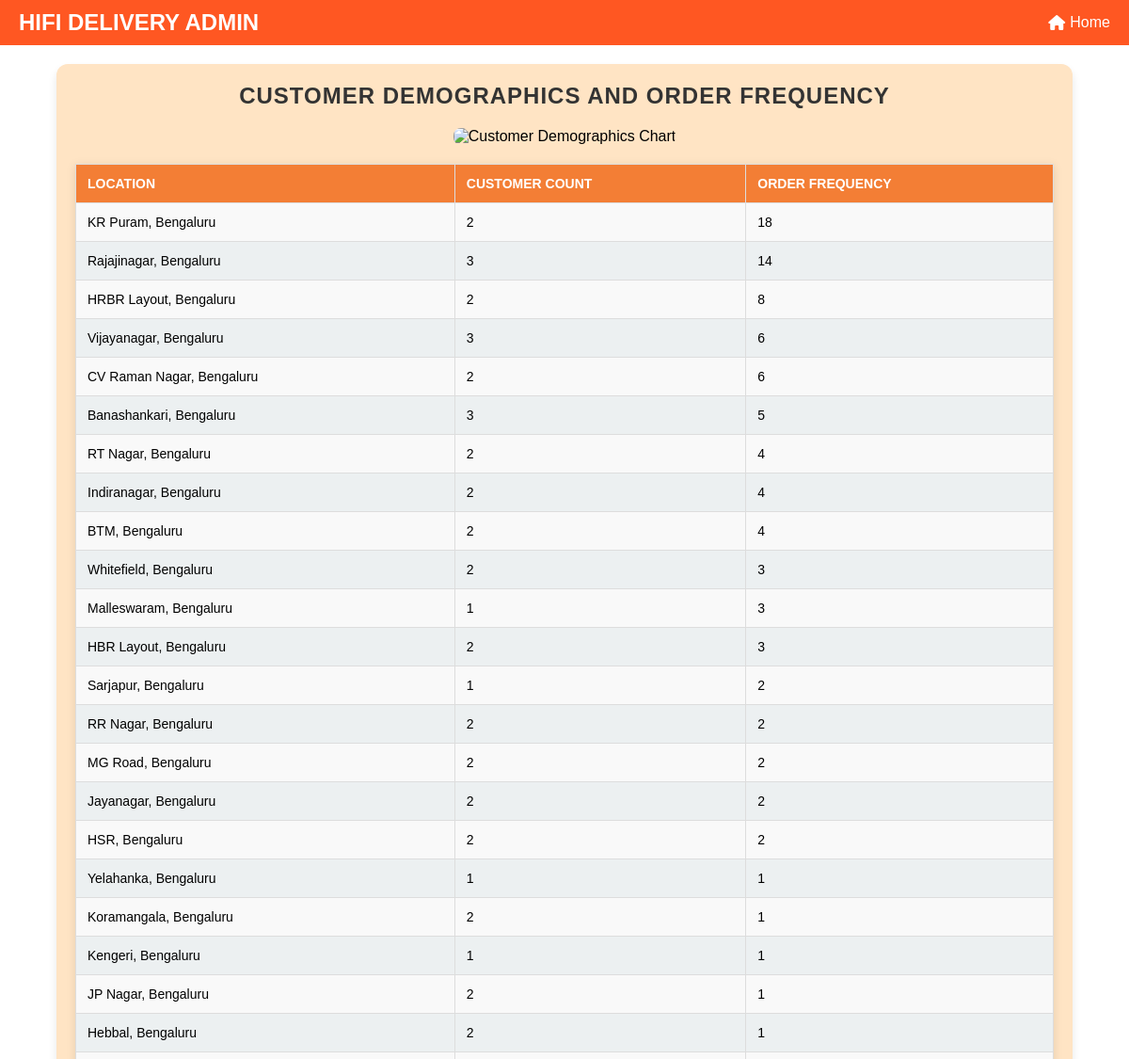
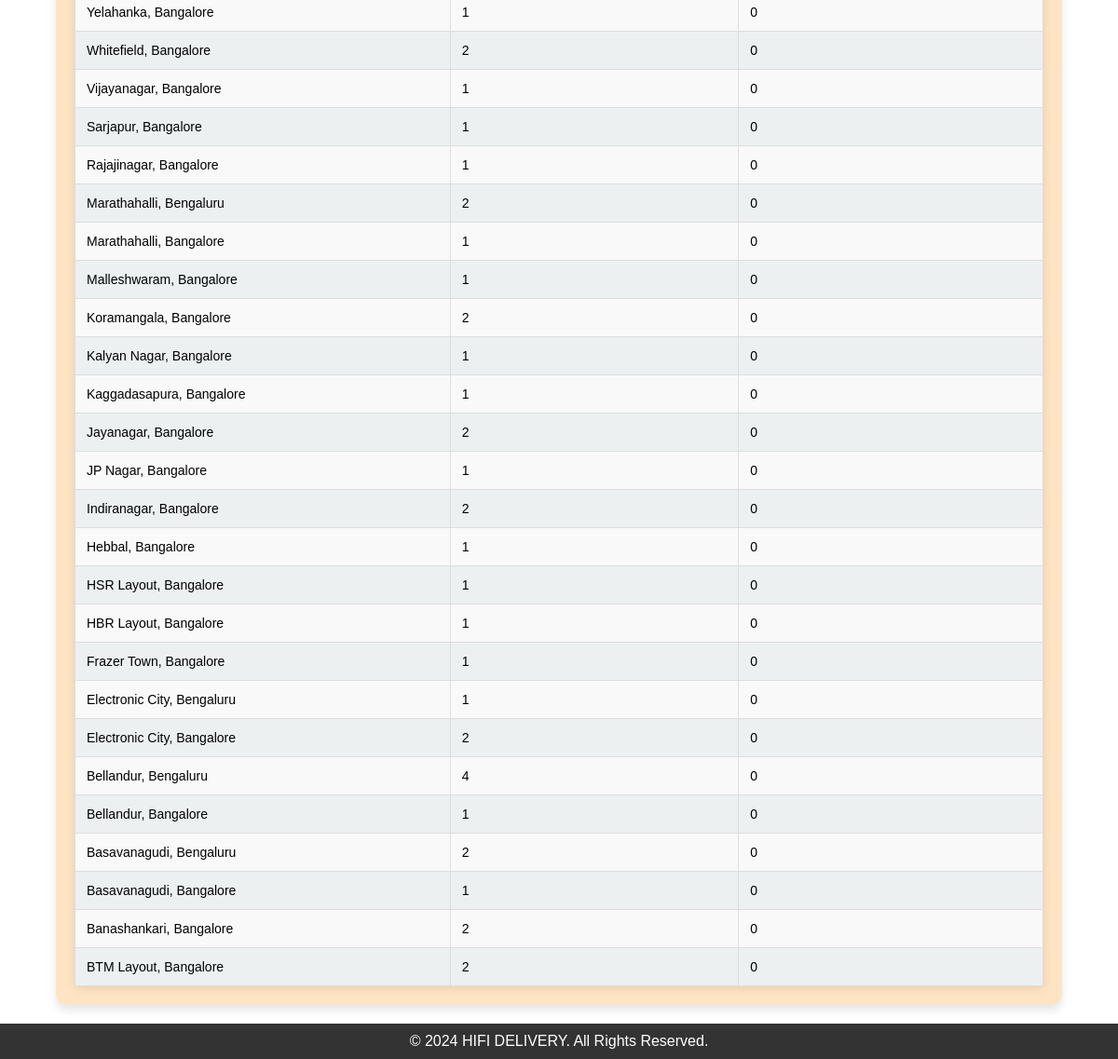
Page /customer_demographics on the committed database (2 pictures, top to bottom).
### tables this page shows
CREATE TABLE "users" (
	"id"	INTEGER,
	"username"	TEXT NOT NULL UNIQUE,
	"email"	TEXT NOT NULL UNIQUE,
	"password"	TEXT NOT NULL,
	"role"	TEXT NOT NULL,
	"location"	TEXT,
	"contact"	TEXT,
	"approved"	INTEGER NOT NULL DEFAULT 0,
	PRIMARY KEY("id" AUTOINCREMENT)
);

### mergedapp.py (the view)
@app.route('/customer_demographics', methods=['GET'])
def customer_demographics():
    try:
        with get_db_connection() as conn:
            cursor = conn.cursor()
            cursor.execute('''
                SELECT
                    location,
                    COUNT(DISTINCT id) AS customer_count,
                    COUNT(o.orderId) AS order_frequency
                FROM users u
                LEFT JOIN Orders_Analysis o ON u.username = o.customerName
                WHERE u.role = 'customer'
                GROUP BY location
                ORDER BY order_frequency DESC
            ''')
            demographics_data = [
                {"location": row["location"], "customer_count": row["customer_count"], "order_frequency": row["order_frequency"]}
                for row in cursor.fetchall()
            ]
        locations = [row['location'] for row in demographics_data]
        customer_counts = [row['customer_count'] for row in demographics_data]
        order_frequencies = [row['order_frequency'] for row in demographics_data]
        fig, ax = plt.subplots(figsize=(10, 6))
        bar_width = 0.4
        index = range(len(locations))
        ax.bar(index, customer_counts, bar_width, label='Customer Count', color='skyblue')
        ax.bar([i + bar_width for i in index], order_frequencies, bar_width, label='Order Frequency', color='orange')
        ax.set_xlabel('Locations', fontsize=12)
        ax.set_ylabel('Count', fontsize=12)
        ax.set_title('Customer Demographics and Order Frequency by Location', fontsize=14)
        ax.set_xticks([i + bar_width / 2 for i in index])
        ax.set_xticklabels(locations, rotation=45, ha='right', fontsize=10)
        ax.legend()
        chart_filename = f"customer_demographics_chart_{datetime.now().strftime('%Y%m%d%H%M%S')}.png"
        chart_path = os.path.join(app.config['IMAGE_FOLDER'], chart_filename)
        plt.tight_layout()
        plt.savefig(chart_path)
        plt.close()
    except sqlite3.Error as e:
        flash(f"Database error: {e}", "danger")
        demographics_data = []
        chart_filename = None
    return render_template('customerdemographics.html', demographics_data=demographics_data, chart_filename=chart_filename)

### mergedapp.py (called while the page is built)
def get_db_connection():
    conn = sqlite3.connect(DATABASE)  # Timeout to avoid lock
    conn.row_factory = sqlite3.Row
    return conn

### templates/customerdemographics.html (shortened to what this page needs)
<!DOCTYPE html>
<html lang="en">
<head>
    <link href="https://cdnjs.cloudflare.com/ajax/libs/font-awesome/6.5.0/css/all.min.css" rel="stylesheet">
</head>
<body>
    <header>
        <div class="logo">HIFI DELIVERY ADMIN</div>
        <nav>
            <ul>
                <li><a href="{{ url_for('admin') }}"><i class="fa-solid fa-house"></i> Home</a></li>
            </ul>
        </nav>
    </header>
    <main>
        <section class="table-container">
            <h1>Customer Demographics and Order Frequency</h1>
            {% if chart_filename %}
            <div style="text-align: center; margin-bottom: 20px;">
                <img src="{{ url_for('static', filename='images/' + chart_filename) }}" alt="Customer Demographics Chart" style="max-width: 100%; height: auto; border-radius: 8px;">
            </div>
            {% endif %}
            <table>
                <thead>
                    <tr>
                        <th>Location</th>
                        <th>Customer Count</th>
                        <th>Order Frequency</th>
                    </tr>
                </thead>
                <tbody>
                    {% for row in demographics_data %}
                    <tr>
                        <td>{{ row['location'] }}</td>
                        <td>{{ row['customer_count'] }}</td>
                        <td>{{ row['order_frequency'] }}</td>
                    </tr>
                    {% endfor %}
                </tbody>
            </table>
        </section>
    </main>
    <footer>
        <p>&copy; 2024 HIFI DELIVERY. All Rights Reserved.</p>
    </footer>
</body>
</html>

### templates/customerdemographics.html (style rules this page uses)
* { margin: 0; padding: 0; box-sizing: border-box; font-family: Arial, sans-serif; }
body { display: flex; flex-direction: column; min-height: 100vh; margin: 0; }
main { flex: 1; }
footer { background-color: #333; color: white; text-align: center; padding: 10px 0; }
header { background: #ff5722; color: white; padding: 10px 20px; display: flex; justify-content: space-between; align-items: center; flex-wrap: wrap; }
header .logo { font-size: 1.5rem; font-weight: bold; }
header nav ul { list-style: none; display: flex; gap: 15px; flex-wrap: wrap; }
header nav ul li a { color: white; text-decoration: none; display: flex; align-items: center; }
header nav ul li a i { margin-right: 5px; }
.table-container { background-color: #ffe4c4; padding: 20px; border-radius: 12px; box-shadow: 0 6px 10px rgba(0, 0, 0, 0.1); margin: 20px auto; width: 90%; max-width: 1100px; }
h1 { font-family: 'Arial', sans-serif; font-size: 24px; font-weight: bold; color: #333; text-align: center; text-transform: uppercase; letter-spacing: 1px; margin-bottom: 20px; }
table { width: 100%; border-collapse: collapse; background-color: #fff; box-shadow: 0 2px 10px rgba(0, 0, 0, 0.1); }
th, td { border: 1px solid #ddd; padding: 12px; text-align: left; font-size: 14px; }
th { background-color: rgb(243, 126, 53); color: #fff; text-transform: uppercase; }
td { background-color: #f9f9f9; }
tr:nth-child(even) td { background-color: #ecf0f1; }

### rows in the picture
users: location "Yelahanka, Bangalore", customer_count "1", order_frequency "0"
users: location "Vijayanagar, Bangalore", customer_count "1", order_frequency "0"
users: location "Sarjapur, Bangalore", customer_count "1", order_frequency "0"
users: location "Rajajinagar, Bangalore", customer_count "1", order_frequency "0"
users: location "Marathahalli, Bangalore", customer_count "1", order_frequency "0"
users: location "Malleshwaram, Bangalore", customer_count "1", order_frequency "0"
users: location "Kalyan Nagar, Bangalore", customer_count "1", order_frequency "0"
users: location "Kaggadasapura, Bangalore", customer_count "1", order_frequency "0"
users: location "JP Nagar, Bangalore", customer_count "1", order_frequency "0"
users: location "Hebbal, Bangalore", customer_count "1", order_frequency "0"
users: location "HSR Layout, Bangalore", customer_count "1", order_frequency "0"
users: location "HBR Layout, Bangalore", customer_count "1", order_frequency "0"
users: location "Frazer Town, Bangalore", customer_count "1", order_frequency "0"
users: location "Electronic City, Bengaluru", customer_count "1", order_frequency "0"
users: location "Bellandur, Bangalore", customer_count "1", order_frequency "0"
users: location "Basavanagudi, Bangalore", customer_count "1", order_frequency "0"

### other values in the picture
{{ row['location'] }} "KR Puram, Bengaluru" "Rajajinagar, Bengaluru" "HRBR Layout, Bengaluru" "Vijayanagar, Bengaluru" "CV Raman Nagar, Bengaluru" "Banashankari, Bengaluru" "RT Nagar, Bengaluru" "Indiranagar, Bengaluru" "BTM, Bengaluru" "Whitefield, Bengaluru" "Malleswaram, Bengaluru" "HBR Layout, Bengaluru" "Sarjapur, Bengaluru" "RR Nagar, Bengaluru" "MG Road, Bengaluru" "Jayanagar, Bengaluru" "HSR, Bengaluru" "Yelahanka, Bengaluru" "Koramangala, Bengaluru" "Kengeri, Bengaluru" "JP Nagar, Bengaluru" "Hebbal, Bengaluru" "Whitefield, Bangalore" "Marathahalli, Bengaluru" "Koramangala, Bangalore" "Jayanagar, Bangalore" "Indiranagar, Bangalore" "Electronic City, Bangalore" "Bellandur, Bengaluru" "Basavanagudi, Bengaluru" "Banashankari, Bangalore" "BTM Layout, Bangalore"
{{ row['customer_count'] }} "2" "3" "2" "3" "2" "3" "2" "2" "2" "2" "1" "2" "1" "2" "2" "2" "2" "1" "2" "1" "2" "2" "2" "2" "2" "2" "2" "2" "4" "2" "2" "2"
{{ row['order_frequency'] }} "18" "14" "8" "6" "6" "5" "4" "4" "4" "3" "3" "3" "2" "2" "2" "2" "2" "1" "1" "1" "1" "1" "0" "0" "0" "0" "0" "0" "0" "0" "0" "0"
